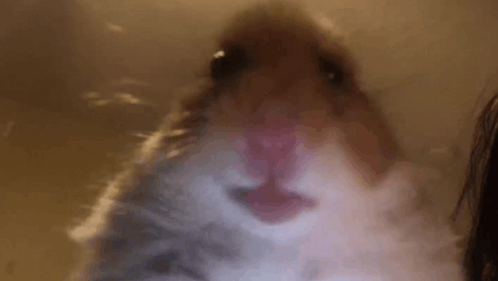
#> input picture cw15/images/hamster_call.png, 498 x 281 px
$ python main.py
#> lines starting #> are read from the running program, lines starting #| are printed output that depends on the picture
### cw2/util.py
import cv2
import numpy as np

def load_image(path):
#> called with path = 'images/hamster_call.png'
    img = cv2.imread(path)
#> img is the input picture: shape (281, 498, 3); mean B, G, R 63.1, 79.9, 105.8
    if img is None:
        raise FileNotFoundError(f'Nie można wczytać: {path}')
    return img

# [6 lines left out: function preprocess_image, not called in this run]

def show_image(title, image):
    cv2.imshow(title, image)
    cv2.waitKey(0)
    cv2.destroyAllWindows()

### cw15/tasks.py
import cv2
import numpy as np
from util import show_image

def task_1(image):
    rgb_image = cv2.cvtColor(image, cv2.COLOR_BGR2RGB)
    show_image("RGB Image", rgb_image)

    r, g, b = cv2.split(rgb_image)
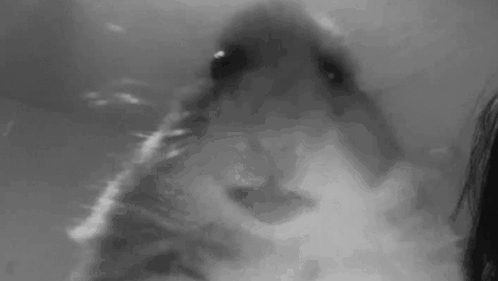
#> r: shape (281, 498); min 15, max 183, mean 105.8
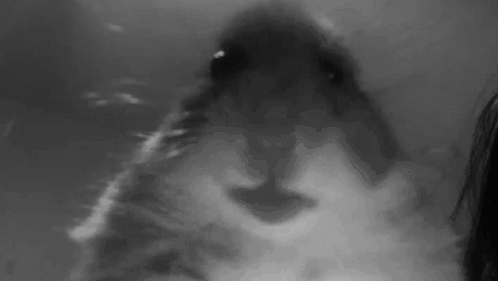
#> g: shape (281, 498); min 5, max 171, mean 79.9
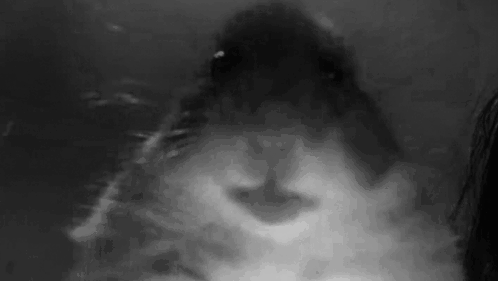
#> b: shape (281, 498); min 4, max 192, mean 63.1
    show_image("Red Channel", r)
    show_image("Green Channel", g)
    show_image("Blue Channel", b)

    hsv_image = cv2.cvtColor(image, cv2.COLOR_BGR2HSV)
#> hsv_image: shape (281, 498, 3); mean H, S, V 41.3, 119.9, 106.8
    show_image("HSV Image", hsv_image)

    h, s, v = cv2.split(hsv_image)
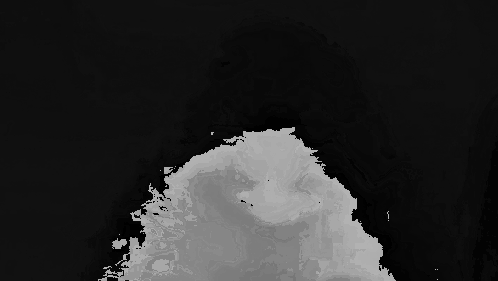
#> h: shape (281, 498); min 0, max 179, mean 41.3
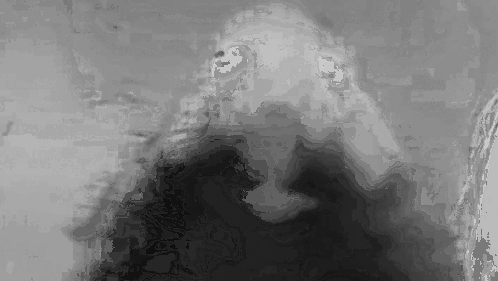
#> s: shape (281, 498); min 15, max 201, mean 119.9
    show_image("Hue Channel", h)
    show_image("Saturation Channel", s)
    show_image("Value Channel", v)

# [89 lines left out: functions task_2, task_3, task_4, task_5, task_6, task_7 and 1 more, not called in this run]

### cw15/main.py
from tasks import *
from util import load_image

PATH = 'images/hamster_call.png'
image = load_image(PATH)

if __name__ == "__main__":
    PATH = 'images/hamster_call.png'
    image = load_image(PATH)
    task_1(image)
    task_2(image)
    task_3(image)
    task_4(image)
    task_5(image)
    task_6(image)
    task_7(image)
    task_8(image)
